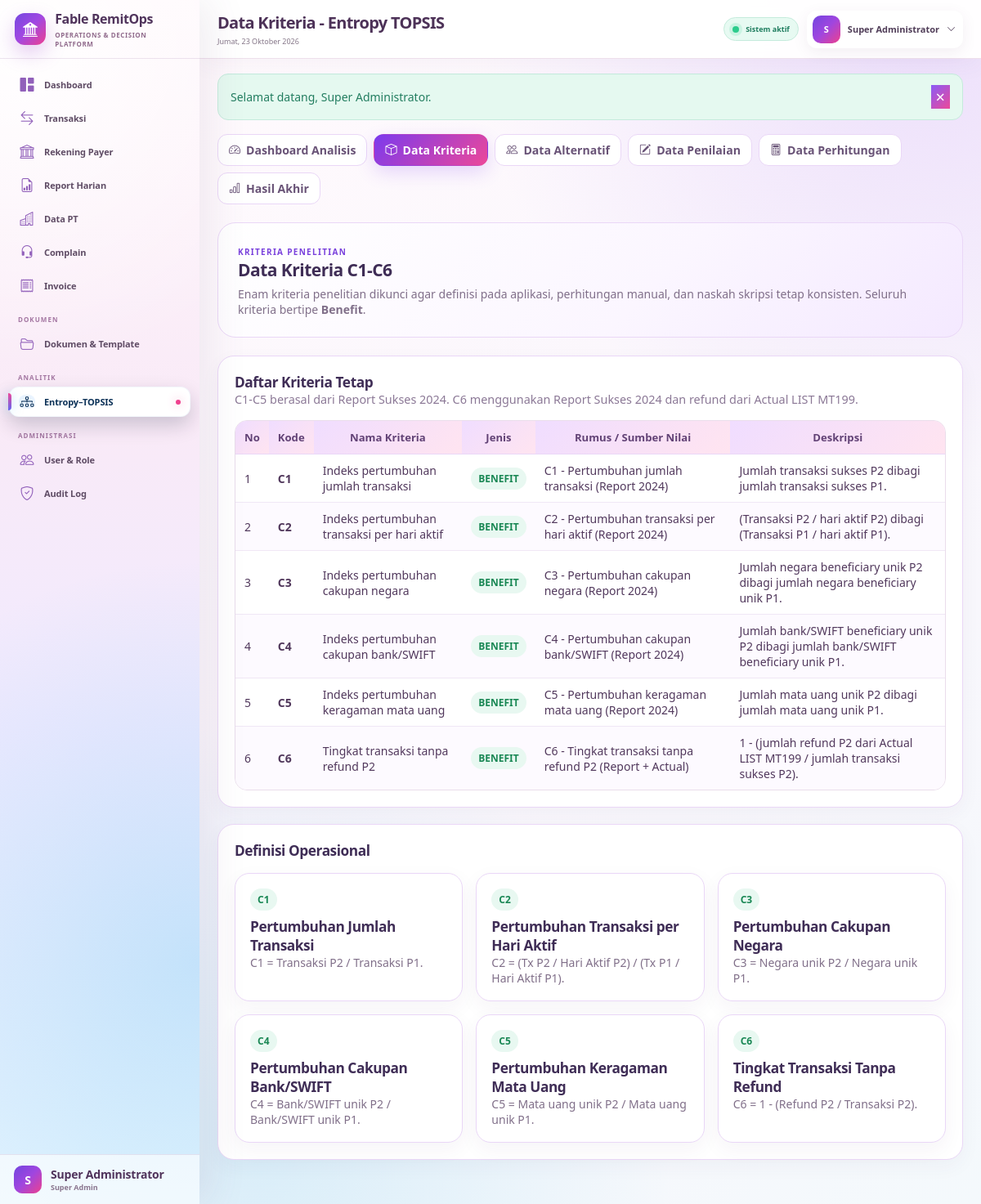
/public/analysis/criteria (signed in), run on the app's committed database.
### tables this page shows
CREATE TABLE `users` (
  `id` bigint(20) UNSIGNED NOT NULL,
  `role_id` bigint(20) UNSIGNED NOT NULL,
  `name` varchar(150) NOT NULL,
  `username` varchar(80) NOT NULL,
  `email` varchar(190) NOT NULL,
  `password` varchar(255) NOT NULL,
  `transaction_team` tinyint(3) UNSIGNED DEFAULT NULL,
  `is_active` tinyint(1) NOT NULL DEFAULT 1,
  `must_change_password` tinyint(1) NOT NULL DEFAULT 1,
  `last_login_at` datetime DEFAULT NULL,
  `created_at` datetime NOT NULL DEFAULT current_timestamp(),
  `updated_at` datetime NOT NULL DEFAULT current_timestamp() ON UPDATE current_timestamp()
);

CREATE TABLE `roles` (
  `id` bigint(20) UNSIGNED NOT NULL,
  `code` varchar(50) NOT NULL,
  `name` varchar(100) NOT NULL,
  `description` varchar(255) DEFAULT NULL,
  `created_at` datetime NOT NULL DEFAULT current_timestamp()
);

CREATE TABLE `spk_criteria` (
  `id` bigint(20) UNSIGNED NOT NULL,
  `code` varchar(10) NOT NULL,
  `name` varchar(200) NOT NULL,
  `criterion_type` enum('benefit','cost') NOT NULL DEFAULT 'benefit',
  `data_rule` varchar(80) NOT NULL DEFAULT 'manual',
  `description` varchar(500) DEFAULT NULL,
  `sort_order` int(11) NOT NULL DEFAULT 0,
  `is_active` tinyint(1) NOT NULL DEFAULT 1,
  `created_by` bigint(20) UNSIGNED DEFAULT NULL,
  `created_at` datetime NOT NULL DEFAULT current_timestamp(),
  `updated_at` datetime NOT NULL DEFAULT current_timestamp() ON UPDATE current_timestamp()
);

### app/Views/analysis/criteria.php (the view)
<div class="spk-module">
<?php require __DIR__ . '/_nav.php'; ?>
<div class="spk-hero">
    <span class="eyebrow dark">KRITERIA PENELITIAN</span>
    <h2>Data Kriteria C1-C6</h2>
    <p>Enam kriteria penelitian dikunci agar definisi pada aplikasi, perhitungan manual, dan naskah skripsi tetap konsisten. Seluruh kriteria bertipe <strong>Benefit</strong>.</p>
</div>
<div class="spk-section">
    <div class="spk-section-head">
        <div><h3>Daftar Kriteria Tetap</h3><div class="spk-muted">C1-C5 berasal dari Report Sukses 2024. C6 menggunakan Report Sukses 2024 dan refund dari Actual LIST MT199.</div></div>
    </div>
    <div class="table-responsive">
        <table class="spk-table">
            <thead><tr><th>No</th><th>Kode</th><th>Nama Kriteria</th><th>Jenis</th><th>Rumus / Sumber Nilai</th><th>Deskripsi</th></tr></thead>
            <tbody>
            <?php foreach($criteria as $i=>$c): ?>
                <tr>
                    <td><?= $i+1 ?></td>
                    <td><strong><?=e($c['code'])?></strong></td>
                    <td><?=e($c['name'])?></td>
                    <td><span class="badge-spk active">BENEFIT</span></td>
                    <td><?=e($rules[$c['data_rule']]??$c['data_rule'])?></td>
                    <td><?=e($c['description']??'')?></td>
                </tr>
            <?php endforeach; ?>
            </tbody>
        </table>
    </div>
</div>
<div class="spk-section">
    <h3 class="mb-3">Definisi Operasional</h3>
    <div class="spk-grid">
        <div class="spk-card"><span class="badge-spk active">C1</span><h3 class="mt-2">Pertumbuhan Jumlah Transaksi</h3><p>C1 = Transaksi P2 / Transaksi P1.</p></div>
        <div class="spk-card"><span class="badge-spk active">C2</span><h3 class="mt-2">Pertumbuhan Transaksi per Hari Aktif</h3><p>C2 = (Tx P2 / Hari Aktif P2) / (Tx P1 / Hari Aktif P1).</p></div>
        <div class="spk-card"><span class="badge-spk active">C3</span><h3 class="mt-2">Pertumbuhan Cakupan Negara</h3><p>C3 = Negara unik P2 / Negara unik P1.</p></div>
        <div class="spk-card"><span class="badge-spk active">C4</span><h3 class="mt-2">Pertumbuhan Cakupan Bank/SWIFT</h3><p>C4 = Bank/SWIFT unik P2 / Bank/SWIFT unik P1.</p></div>
        <div class="spk-card"><span class="badge-spk active">C5</span><h3 class="mt-2">Pertumbuhan Keragaman Mata Uang</h3><p>C5 = Mata uang unik P2 / Mata uang unik P1.</p></div>
        <div class="spk-card"><span class="badge-spk active">C6</span><h3 class="mt-2">Tingkat Transaksi Tanpa Refund</h3><p>C6 = 1 - (Refund P2 / Transaksi P2).</p></div>
    </div>
</div>
</div>

### app/Core/Router.php (shortened to what the rows shown need)
<?php
final class Router
{
    private array $routes = [];
    private function add(string $method, string $path, array $handler): void
    {
        $this->routes[] = compact('method', 'path', 'handler');
    }
    public function dispatch(): void
    {
        $method = strtoupper($_POST['_method'] ?? $_SERVER['REQUEST_METHOD'] ?? 'GET');
        $requestPath = parse_url($_SERVER['REQUEST_URI'] ?? '/', PHP_URL_PATH) ?: '/';
        $basePath = parse_url((string) App::config('app.url'), PHP_URL_PATH) ?: '';
        if ($basePath !== '' && str_starts_with($requestPath, $basePath)) {
            $requestPath = substr($requestPath, strlen($basePath)) ?: '/';
        }
        $requestPath = '/' . ltrim($requestPath, '/');
        $requestPath = $requestPath !== '/' ? rtrim($requestPath, '/') : '/';
        foreach ($this->routes as $route) {
            if ($route['method'] !== $method) {
                continue;
            }
            $pattern = preg_replace('#\{([a-zA-Z_][a-zA-Z0-9_]*)\}#', '(?P<$1>[^/]+)', $route['path']);
            if (preg_match('#^' . $pattern . '$#', $requestPath, $matches)) {
                $params = array_filter($matches, 'is_string', ARRAY_FILTER_USE_KEY);
                [$class, $action] = $route['handler'];
                $controller = new $class();
                $controller->{$action}(...array_values($params));
                return;
            }
        }
    }
}

### app/Views/partials/sidebar.php (shortened to what the rows shown need)
<?php
$path = parse_url(
    $_SERVER['REQUEST_URI'] ?? '/',
    PHP_URL_PATH
) ?: '/';
$currentUser = auth_user() ?? [];
$currentRole = (string) ($currentUser['role_code'] ?? '');
$documentRoles = [
    'super_admin',
    'superadmin',
    'supervisor',
    'admin_invoice',
    'invoice',
    'admin_complain',
    'complain',
];
$canOpenDocuments = in_array(
    $currentRole,
    $documentRoles,
    true
);
$active = static function (bool $condition): string {
    return $condition ? 'active' : '';
};
$isDashboard = $path === parse_url(url('/'), PHP_URL_PATH);
$isTransactions = str_contains($path, '/transactions');
$isPayerAccounts = str_contains($path, '/payer-accounts');
$isReports = str_contains($path, '/reports');
$isCompanies = str_contains($path, '/companies');
$isComplaints = str_contains($path, '/complaints');
$isInvoices = str_contains($path, '/invoices');
$isDocuments = str_contains($path, '/documents')
    || str_contains($path, '/document_templates.php')
    || str_contains($path, '/document_template_manager.php')
    || str_contains($path, '/invoice_templates.php')
    || str_contains($path, '/standing_instruction_7.php');
$isAnalysis = str_contains($path, '/analysis');
$isUsers = str_contains($path, '/users');
$isAudit = str_contains($path, '/audit');
$userName = trim(
    (string) ($currentUser['name'] ?? 'Pengguna')
);
$userInitial = strtoupper(
    substr($userName, 0, 1)
);
$userRoleName = trim(
    (string) (
        $currentUser['role_name']
        ?? $currentRole
        ?: 'Pengguna Sistem'
    )
);
?>
<aside
    class="sidebar"
    id="sidebar"
    aria-label="Navigasi utama"
>
    <div class="brand">
        <div class="brand-mark">
            <i class="bi bi-bank2"></i>
        </div>
        <div>
            <strong>
                Fable RemitOps
            </strong>
            <small>
                Operations &amp; Decision Platform
            </small>
        </div>
    </div>
    <nav class="sidebar-nav">
        <a
            class="nav-item <?= $active($isDashboard) ?>"
            href="<?= url('/') ?>"
            <?= $isDashboard
                ? 'aria-current="page"'
                : ''
            ?>
        >
            <i class="bi bi-grid-1x2-fill"></i>
            <span>Dashboard</span>
        </a>
        <?php if (can('transaction.view')): ?>
            <a
                class="nav-item <?= $active($isTransactions) ?>"
                href="<?= url('/transactions') ?>"
                <?= $isTransactions
                    ? 'aria-current="page"'
                    : ''
                ?>
            >
                <i class="bi bi-arrow-left-right"></i>
                <span>Transaksi</span>
            </a>
        <?php endif; ?>
        <?php if (can('payer_account.view')): ?>
            <a
                class="nav-item <?= $active($isPayerAccounts) ?>"
                href="<?= url('/payer-accounts') ?>"
                <?= $isPayerAccounts
                    ? 'aria-current="page"'
                    : ''
                ?>
            >
                <i class="bi bi-bank"></i>
                <span>Rekening Payer</span>
            </a>
        <?php endif; ?>
        <?php if (can('report.view')): ?>
            <a
                class="nav-item <?= $active($isReports) ?>"
                href="<?= url('/reports') ?>"
                <?= $isReports
                    ? 'aria-current="page"'
                    : ''
                ?>
            >
                <i class="bi bi-file-earmark-bar-graph"></i>
                <span>Report Harian</span>
            </a>
        <?php endif; ?>
        <?php if (can('company.view')): ?>
            <a
                class="nav-item <?= $active($isCompanies) ?>"
                href="<?= url('/companies') ?>"
                <?= $isCompanies
                    ? 'aria-current="page"'
                    : ''
                ?>
            >
                <i class="bi bi-buildings"></i>
                <span>Data PT</span>
            </a>
        <?php endif; ?>
        <?php if (can('complaint.view')): ?>
            <a
                class="nav-item <?= $active($isComplaints) ?>"
                href="<?= url('/complaints') ?>"
                <?= $isComplaints
                    ? 'aria-current="page"'
                    : ''
                ?>
            >
                <i class="bi bi-headset"></i>
                <span>Complain</span>
            </a>
        <?php endif; ?>
        <?php if (can('invoice.view')): ?>
            <a
                class="nav-item <?= $active($isInvoices) ?>"
                href="<?= url('/invoices') ?>"
                <?= $isInvoices
                    ? 'aria-current="page"'
                    : ''
                ?>
            >
                <i class="bi bi-receipt"></i>
                <span>Invoice</span>
            </a>
        <?php endif; ?>
        <?php if ($canOpenDocuments): ?>
            <div class="nav-label">
                DOKUMEN
            </div>
            <a
                class="nav-item <?= $active($isDocuments) ?>"
                href="<?= url('/documents') ?>"
                <?= $isDocuments
                    ? 'aria-current="page"'
                    : ''
                ?>
            >
                <i class="bi bi-folder2-open"></i>
                <span>
                    Dokumen &amp; Template
                </span>
            </a>
        <?php endif; ?>
        <?php if (can('analysis.view')): ?>
            <div class="nav-label">
                ANALITIK
            </div>
            <a
                class="nav-item <?= $active($isAnalysis) ?>"
                href="<?= url('/analysis') ?>"
                <?= $isAnalysis
                    ? 'aria-current="page"'
                    : ''
                ?>
            >
                <i class="bi bi-diagram-3"></i>
                <span>
                    Entropy–TOPSIS
                </span>
            </a>
        <?php endif; ?>
        <?php if (
            can('user.manage')
            || can('audit.view')
        ): ?>
            <div class="nav-label">
                ADMINISTRASI
            </div>
        <?php endif; ?>
        <?php if (can('user.manage')): ?>
            <a
                class="nav-item <?= $active($isUsers) ?>"
                href="<?= url('/users') ?>"
                <?= $isUsers
                    ? 'aria-current="page"'
                    : ''
                ?>
            >
                <i class="bi bi-people"></i>
                <span>User &amp; Role</span>
            </a>
        <?php endif; ?>
        <?php if (can('audit.view')): ?>
            <a
                class="nav-item <?= $active($isAudit) ?>"
                href="<?= url('/audit') ?>"
                <?= $isAudit
                    ? 'aria-current="page"'
                    : ''
                ?>
            >
                <i class="bi bi-shield-check"></i>
                <span>Audit Log</span>
            </a>
        <?php endif; ?>
    </nav>
    <div class="sidebar-footer">
        <div class="avatar-sm">
            <?= e($userInitial) ?>
        </div>
        <div class="min-w-0">
            <strong
                class="text-truncate d-block"
            >
                <?= e($userName) ?>
            </strong>
            <small>
                <?= e($userRoleName) ?>
            </small>
        </div>
    </div>
</aside>

### app/Views/partials/topbar.php (shortened to what the rows shown need)
<?php
$dayNames = [
    1 => 'Senin',
    2 => 'Selasa',
    3 => 'Rabu',
    4 => 'Kamis',
    5 => 'Jumat',
    6 => 'Sabtu',
    7 => 'Minggu',
];
$monthNames = [
    1 => 'Januari',
    2 => 'Februari',
    3 => 'Maret',
    4 => 'April',
    5 => 'Mei',
    6 => 'Juni',
    7 => 'Juli',
    8 => 'Agustus',
    9 => 'September',
    10 => 'Oktober',
    11 => 'November',
    12 => 'Desember',
];
$todayLabel = (
    $dayNames[(int) date('N')] ?? ''
)
    . ', '
    . date('d')
    . ' '
    . (
        $monthNames[(int) date('n')]
        ?? ''
    )
    . ' '
    . date('Y');
$currentUser = auth_user() ?? [];
$currentName = trim(
    (string) (
        $currentUser['name']
        ?? 'Pengguna'
    )
);
$initial = strtoupper(
    substr(
        $currentName,
        0,
        1
    )
);
?>
<header
    class="topbar"
    id="appTopbar"
>
    <div class="d-flex align-items-center gap-3">
        <div class="topbar-title">
            <h1>
                <?= e(
                    $title
                    ?? 'Dashboard'
                ) ?>
            </h1>
            <p>
                <?= e($todayLabel) ?>
            </p>
        </div>
    </div>
    <div class="topbar-actions">
        <span class="connection-pill">
            <span></span>
            Sistem aktif
        </span>
        <div
            class="dropdown"
            data-dropdown
        >
            <button
                class="user-menu"
                type="button"
                data-dropdown-toggle
                aria-expanded="false"
            >
                <div class="avatar-sm">
                    <?= e($initial) ?>
                </div>
                <span class="user-menu-name">
                    <?= e($currentName) ?>
                </span>
                <i class="bi bi-chevron-down"></i>
            </button>
        </div>
    </div>
</header>

### data on the page
users: name "S", name "Super Administrator", role.name "Super Admin"
spk_criteria: code "C1", name "Indeks pertumbuhan jumlah transaksi", data_rule "C1 - Pertumbuhan jumlah transaksi (Report 2024)", description "Jumlah transaksi sukses P2 dibagi jumlah transaksi sukses P1."
spk_criteria: code "C2", name "Indeks pertumbuhan transaksi per hari aktif", data_rule "C2 - Pertumbuhan transaksi per hari aktif (Report 2024)", description "(Transaksi P2 / hari aktif P2) dibagi (Transaksi P1 / hari aktif P1)."
spk_criteria: code "C3", name "Indeks pertumbuhan cakupan negara", data_rule "C3 - Pertumbuhan cakupan negara (Report 2024)", description "Jumlah negara beneficiary unik P2 dibagi jumlah negara beneficiary unik P1."
spk_criteria: code "C4", name "Indeks pertumbuhan cakupan bank/SWIFT", data_rule "C4 - Pertumbuhan cakupan bank/SWIFT (Report 2024)", description "Jumlah bank/SWIFT beneficiary unik P2 dibagi jumlah bank/SWIFT beneficiary unik P1."
spk_criteria: code "C5", name "Indeks pertumbuhan keragaman mata uang", data_rule "C5 - Pertumbuhan keragaman mata uang (Report 2024)", description "Jumlah mata uang unik P2 dibagi jumlah mata uang unik P1."
spk_criteria: code "C6", name "Tingkat transaksi tanpa refund P2", data_rule "C6 - Tingkat transaksi tanpa refund P2 (Report + Actual)", description "1 - (jumlah refund P2 dari Actual LIST MT199 / jumlah transaksi sukses P2)."

### other printed values
$flashMessage "Selamat datang, Super Administrator."
$label "Dashboard Analisis"
$label "Data Kriteria"
$label "Data Alternatif"
$label "Data Penilaian"
$label "Data Perhitungan"
$label "Hasil Akhir"
